Frame 1 (no input): blank canvas, image omitted
Frame 60 (no input): blank canvas, image omitted
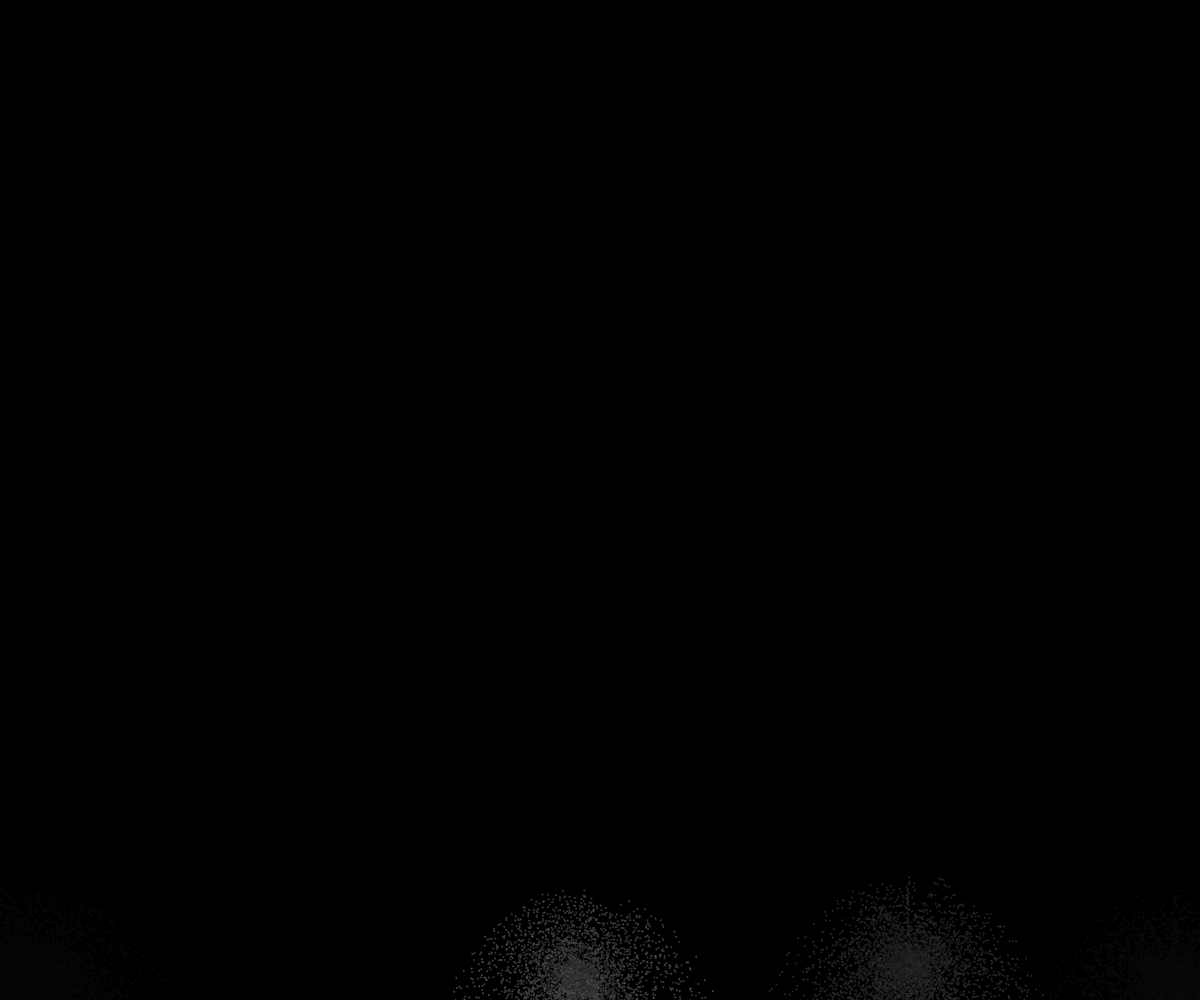
Frame 120 (the mouse pressed at the canvas centre since frame 60)

The p5.js sketch whose frames 1 and 60 were blank and that drew this single picture after the mouse press (run headless with seeded random() and noise() and a simulated clock; from frame 60 on, the mouse is pressed at the canvas centre):

// p5.js sketch
// ── sketch.js
var fireworks = [];

var gravity;

function setup() {

  createCanvas(windowWidth, windowHeight);

  //colorMode(HSB);  //파티클 색상과 관련있음

  gravity = createVector(0, 0.2);

  stroke(255);

  strokeWeight(4);

  background(0);

}

function draw() {

  colorMode(RGB);

  background(0, 0,0,25);

  if(random(1) < 0.03){

    fireworks.push(new Firework());

  }

  for(var i = fireworks.length -1; i >=0; i--){

    fireworks[i].update();

    fireworks[i].show();

    if(fireworks[i].done()){

      fireworks.splice(i, 1); //파티클 사라지게함

    }

  }

  console.log(fireworks.length); //콘솔에 파티클의 위치나타내기

}



function Particle(x, y, hu, firework){

  this.pos = createVector(x, y);

  this.firework = firework;

  this.lifespan = 155;

  this.hu = hu;

  if(this.firework) {

   this.vel = createVector(0,random(-12, -8));

  }else{

   this.vel = p5.Vector.random2D();

    this.vel.mult(random(2,20));  //불꽃 속도

  }

 

  this.acc = createVector(0,0);

  

  this.applyForce = function(force){

    this.acc.add(force);

  }

  

  this.update = function(){

    if(!this.firework){

      this.vel.mult(1.0);  //흩어지는 범위

      this.lifespan -= 0.05;

    }

    this.vel.add(this.acc);

    this.pos.add(this.vel);

    this.acc.mult(1.7);

  }

  

  this.done = function(){

   if(this.lifespan < 0) {

     return true;

   } else {

     return false;

   }

  }

  

  this.show = function(){

   // colorMode(HSB);

    if(!this.firework){

      strokeWeight(2);

      stroke(255 ,255, 255);

      } else {

        strokeWeight();

        stroke(hu, 255, 255); 

        }  

      point(this.pos.x, this.pos.y);

  } 

}



function Firework(){

  this.hu = random(255); 

  this.firework = new Particle(random(width), height, this.hu, true); //파티클 색상추가

  this.exploded = false;

  this.particles = [];

  

  this.done = function(){

    if(this.exploded && this.particles.length == 0){

      return true;

    } else {

      return false;

    }

  }

  

  this.update = function(){

    

    if(!this.exploded){

    this.firework.applyForce(gravity);

    this.firework.update();

       

    if(this.firework.vel.y >= 0){

      this.exploded = true;

      this.explode();

      }      

    }

    for(var i = this.particles.length-1; i>= 0 ; i--){

      this.particles[i].applyForce(gravity);

      this.particles[i].update();

      if(this.particles[i].done()){

        this.particles.splice(i, 1);  //splice()무언가를 삭제하는 기능

      }

    }

  }

   
// 파티클 크기
  this.explode = function(){

    for(var i =-700; i < 150; i++){

      var p = new Particle(this.firework.pos.x, this.firework.pos.y,this.hu, false);

      this.particles.push(p);

    }

  }

  

  this.show = function(){

    if(!this.exploded){

    this.firework.show();

    }

    for(var i =0; i < this.particles.length; i++){

      this.particles[i].show();

    }

  }

}
